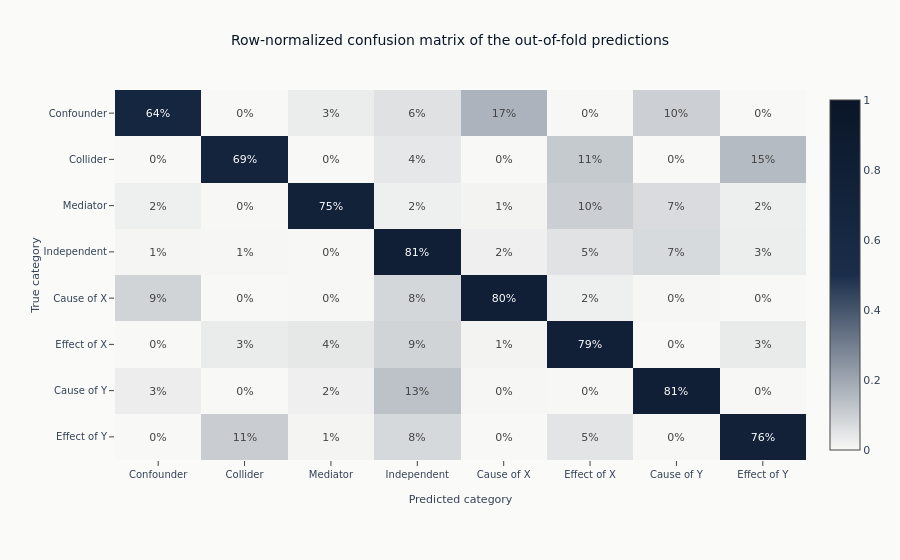

Notebook code cell kept with this figure:
### Markdown cell above
### Confusion Matrix

Row-normalized rates expose which roles remain observationally difficult after supervised
training; hover text retains the underlying counts.

### Code cell
conf_matrix = confusion_matrix(y_train, all_oof_preds)
conf_matrix_normalized = conf_matrix / conf_matrix.sum(axis=1, keepdims=True)

fig = go.Figure(
    data=go.Heatmap(
        z=conf_matrix_normalized,
        x=category_tick_labels,
        y=category_tick_labels,
        colorscale=[
            [0.0, COLORS["silver"]],
            [0.5, COLORS["slate"]],
            [1.0, COLORS["blue"]],
        ],
        zmin=0,
        zmax=1,
        customdata=conf_matrix,
        texttemplate="%{z:.0%}",
        hovertemplate=(
            "True: %{y}<br>Predicted: %{x}<br>Count: %{customdata}<br>Rate: %{z:.1%}<extra></extra>"
        ),
    )
)
fig.update_layout(
    title="Row-normalized confusion matrix of the out-of-fold predictions",
    xaxis_title="Predicted category",
    yaxis_title="True category",
    # Plotly counts heatmap rows from the bottom, which puts the two axes in opposite
    # orders and runs the correct-prediction diagonal from bottom left to top right.
    yaxis=dict(autorange="reversed"),
    height=560,
    margin=dict(l=115, b=100, t=90, r=60),
)
show_plotly_with_alt(
    fig,
    "Heatmap of the row-normalized confusion matrix over the causal roles, true category "
    "down the vertical axis and predicted category across the horizontal one in the same "
    "order, so the correct-prediction diagonal runs from the top left to the bottom right. "
    "Each cell prints its rate as a percentage of that true category's nodes and carries the "
    "underlying count in its hover label; darker cells are higher rates.",
)

### Figure 1 — Plotly figure (JSON) as saved in the notebook; plotly's stock layout.template omitted (floating-point values rounded to 4 significant figures)
{"data": [{"colorscale": [[0.0, "#F8F8F6"], [0.5, "#1a2d4a"], [1.0, "#0a1628"]], "customdata": [[247, 0, 11, 22, 65, 1, 38, 0], [0, 250, 0, 15, 0, 41, 0, 54], [8, 1, 276, 8, 4, 37, 26, 9], [22, 20, 10, 3019, 82, 198, 279, 97], [62, 0, 2, 56, 554, 15, 3, 0], [0, 43, 55, 121, 14, 1074, 1, 46], [38, 0, 30, 183, 5, 4, 1109, 4], [0, 75, 6, 55, 0, 35, 1, 541]], "hovertemplate": "True: %{y}<br>Predicted: %{x}<br>Count: %{customdata}<br>Rate: %{z:.1%}<extra></extra>", "texttemplate": "%{z:.0%}", "type": "heatmap", "x": ["Confounder", "Collider", "Mediator", "Independent", "Cause of X", "Effect of X", "Cause of Y", "Effect of Y"], "y": ["Confounder", "Collider", "Mediator", "Independent", "Cause of X", "Effect of X", "Cause of Y", "Effect of Y"], "z": [[0.6432, 0.0, 0.02865, 0.05729, 0.1693, 0.002604, 0.09896, 0.0], [0.0, 0.6944, 0.0, 0.04167, 0.0, 0.1139, 0.0, 0.15], [0.02168, 0.00271, 0.748, 0.02168, 0.01084, 0.1003, 0.07046, 0.02439], [0.005903, 0.005366, 0.002683, 0.81, 0.022, 0.05313, 0.07486, 0.02603], [0.0896, 0.0, 0.00289, 0.08092, 0.8006, 0.02168, 0.004335, 0.0], [0.0, 0.03176, 0.04062, 0.08936, 0.01034, 0.7932, 0.0007386, 0.03397], [0.02768, 0.0, 0.02185, 0.1333, 0.003642, 0.002913, 0.8077, 0.002913], [0.0, 0.1052, 0.008415, 0.07714, 0.0, 0.04909, 0.001403, 0.7588]], "zmax": 1, "zmin": 0}], "layout": {"height": 560, "margin": {"b": 100, "l": 115, "r": 60, "t": 90}, "title": {"text": "Row-normalized confusion matrix of the out-of-fold predictions"}, "xaxis": {"title": {"text": "Predicted category"}}, "yaxis": {"autorange": "reversed", "title": {"text": "True category"}}}}
